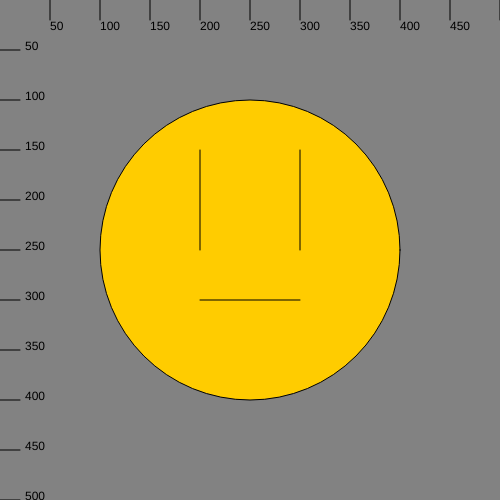
Frame 1 (no input)
Frame 60 (no input): identical to frame 1, image omitted
Frame 120 (the mouse pressed at the canvas centre since frame 60): identical to frame 1, image omitted

The p5.js sketch that drew this single still picture (run headless with seeded random() and noise() and a simulated clock; from frame 60 on, the mouse is pressed at the canvas centre):

// p5.js sketch
// ── sketch.js
function setup() {
    createCanvas(500, 500);
}

function draw() {
    background(130);
    fill(0);
    notch(10, 50);
    fill(255, 204, 0);
    ellipse(width/2, height/2, 300, 300);
    line(200, 150, 200, 250);
    line(300, 150, 300, 250);
    line(200, 300, 300, 300);
}

function notch(n, d) {
    for(let i = 1; i <= n; i++) {
        line(i * d, 0, i * d, 20);
        line(0, i * d, 20, i * d);
        text(i * d, 25, i * d);
        text(i * d, i * d, 30);
    }
}
